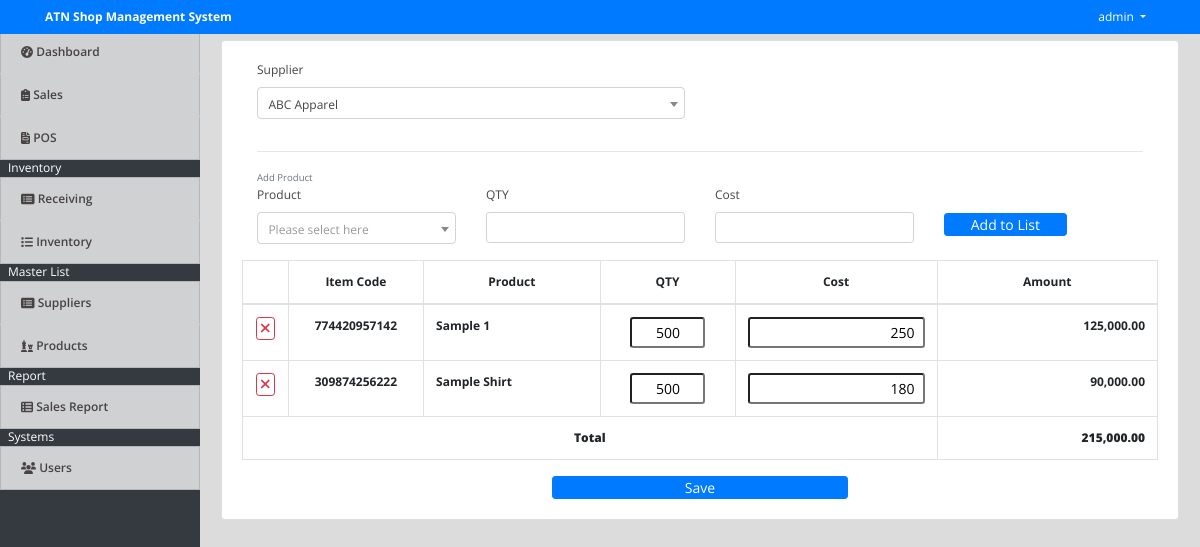
Screenshot of /index.php?page=manage_receiving&id=1 (signed in) with the database file from the repository.
### tables this page shows
CREATE TABLE `stocks` (
  `id` int(30) NOT NULL,
  `item_id` int(30) NOT NULL,
  `type` tinyint(1) NOT NULL COMMENT '1= in,2=out',
  `qty` int(30) NOT NULL,
  `price` float NOT NULL,
  `date_created` datetime NOT NULL DEFAULT current_timestamp()
);

CREATE TABLE `items` (
  `id` int(30) NOT NULL,
  `item_code` varchar(100) NOT NULL,
  `name` varchar(200) NOT NULL,
  `description` text NOT NULL,
  `size` varchar(10) NOT NULL,
  `price` float NOT NULL,
  `date_created` datetime NOT NULL DEFAULT current_timestamp()
);

### manage_receiving.php (the view, shortened to what this page needs)
<?php include "db_connect.php" ?>
<?php
if(isset($_GET['id'])){
	$stock = $conn->query("SELECT s.*,i.name as iname,i.item_code as code,i.id as iid FROM stocks s inner join items i on i.id = s.item_id ".(isset($inventory_ids) ? "where s.id in ($inventory_ids)":"")." ");
}
?>
<div class="col-lg-12">
	<div class="card">
		<div class="card-body">
			<div class="col-md-12">
				<form id="manage-receiving">
					<div class="row">
						<div class="form-group col-sm-6">
							<label class="control-label">Supplier</label>
						</div>
					</div>
					<hr>
					<small class="text-muted">Add Product</small>
					<div class="row">
						<div class="form-group col-sm-3">
							<label class="control-label">Product</label>
						</div>
						<div class="form-group col-sm-3">
							<label class="control-label">QTY</label>
							<input type="number" min='1' class="form-control form-control-sm text-right" id="qty">
						</div>
						<div class="form-group col-sm-3">
							<label class="control-label">Cost</label>
							<input type="text" class="form-control form-control-sm number text-right" id="cost">
						</div>
						<div class="form-group col-sm-2 d-flex">
							<button class="btn btn-sm btn-block btn-primary align-self-end mb-2" id="add_to_list" type="button">Add to List</button>
						</div>
						<table class="table table-bordered" id="prod-list">
							<thead>
								<tr>
									<th class="text-center" width="5%"></th>
									<th class="text-center" width="15%">Item Code</th>
									<th class="text-center" width="20%">Product</th>
									<th class="text-center" width="15%">QTY</th>
									<th class="text-center" width="20%">Cost</th>
									<th class="text-center" width="25%">Amount</th>
								</tr>
							</thead>
							<tbody>
								<?php
									if(isset($stock)):
									while($row=$stock->fetch_assoc()):
								?>
								<tr data-id="<?php echo $row['iid'] ?>">
									<td class="text-center">
										<button class="btn btn-sm btn-outline-danger rem_list" type="button"><i class="fa fa-times"></i></button>
									</td>
									<td class="text-center">
										<b class="item_code"><?php echo $row['code'] ?></b>
									</td>
									<td class="">
										<b class="pname"><?php echo ucwords($row['iname']) ?></b>
									</td>
									<td class="text-center">
										<input type="number" class="form-control-sm text-right" name="qty[]" value="<?php echo $row['qty'] ?>">
									</td>
									<td class="text-center">
										<input type="text" class="form-control-sm number text-right" name="cost[]" value="<?php echo number_format($row['price']) ?>">
									</td>
									<td class="text-right">
										<b class="amount text-right"></b>
									</td>
								</tr>
								<?php endwhile; ?>
								<?php endif; ?>
							</tbody>
							<tfoot>
								<tr>
									<th class="text-center" colspan="5"><b>Total</b></th>
									<th class="text-right">
										<b class="tamount" id="total_amount">0.00</b>
									</th>
								</tr>
							</tfoot>
						</table>
					<div class="col-md-12 text-center">
						<button class="btn btn-sm btn-primary col-sm-4">Save</button>
					</div>
				</form>
			</div>
		</div>
	</div>
</div>

### assets/css/style.css (style rules this page uses)
body { font-family: "Open Sans", sans-serif; color: #444444; width: 100%; height: calc(100%); font-size: 12px; }
.align-self-end { align-self: flex-end !important; }
.btn-sm { padding: .0001rem .2rem; }

### index.php (style rules this page uses)
body { background: #80808045; }

### manage_receiving.php (style rules this page uses)
input[name="qty[]"] { width: 75px }

### rows the page displays
stocks: item.item_code "774420957142", item.name "Sample 1", qty "500", price "250"
stocks: item.item_code "309874256222", item.name "Sample Shirt", qty "500", price "180"

### other values shown
$_SESSION['login_name'] "admin"
